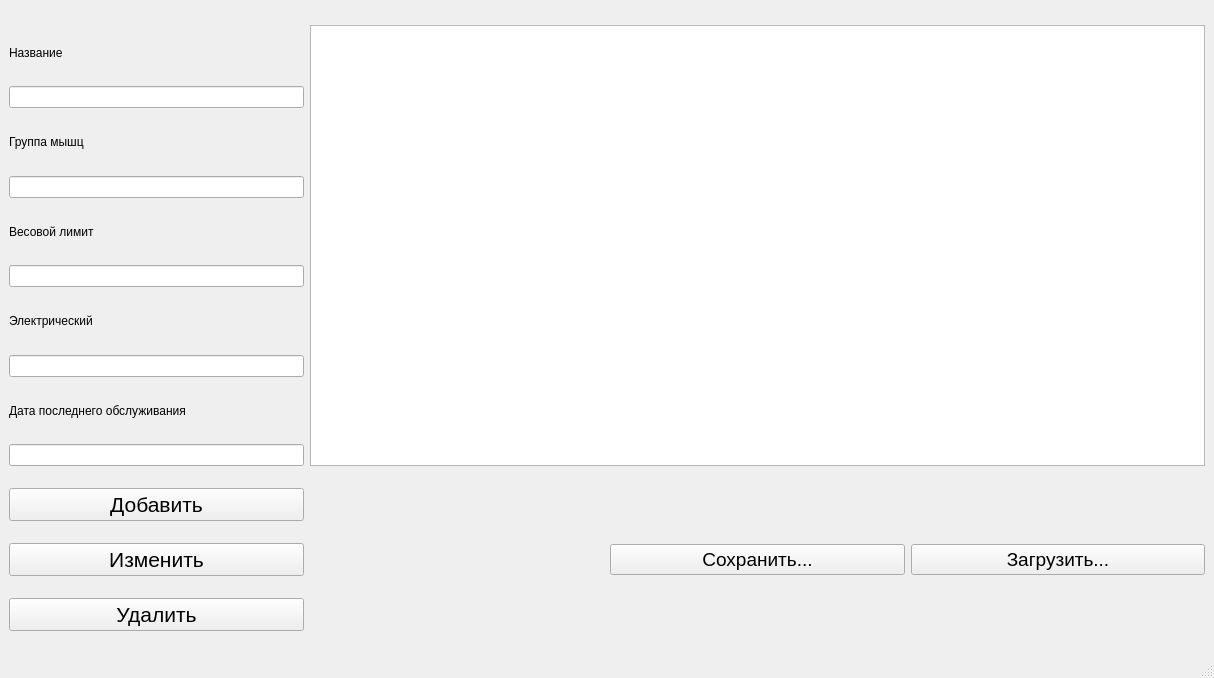
<?xml version="1.0" encoding="UTF-8"?>
<ui version="4.0">
 <class>MainWindow</class>
 <widget class="QMainWindow" name="MainWindow">
  <property name="geometry">
   <rect>
    <x>0</x>
    <y>0</y>
    <width>1214</width>
    <height>678</height>
   </rect>
  </property>
  <property name="windowTitle">
   <string>MainWindow</string>
  </property>
  <widget class="QWidget" name="centralwidget">
   <layout class="QGridLayout" name="gridLayout">
    <item row="0" column="0">
     <layout class="QVBoxLayout" name="verticalLayout">
      <item>
       <widget class="QLabel" name="label">
        <property name="text">
         <string>Название</string>
        </property>
       </widget>
      </item>
      <item>
       <widget class="QLineEdit" name="nameEdit">
        <property name="sizePolicy">
         <sizepolicy hsizetype="Preferred" vsizetype="Fixed">
          <horstretch>0</horstretch>
          <verstretch>0</verstretch>
         </sizepolicy>
        </property>
       </widget>
      </item>
      <item>
       <widget class="QLabel" name="label_2">
        <property name="text">
         <string>Группа мышц</string>
        </property>
       </widget>
      </item>
      <item>
       <widget class="QLineEdit" name="muscleEdit">
        <property name="sizePolicy">
         <sizepolicy hsizetype="Preferred" vsizetype="Fixed">
          <horstretch>0</horstretch>
          <verstretch>0</verstretch>
         </sizepolicy>
        </property>
       </widget>
      </item>
      <item>
       <widget class="QLabel" name="label_3">
        <property name="text">
         <string>Весовой лимит</string>
        </property>
       </widget>
      </item>
      <item>
       <widget class="QLineEdit" name="weightEdit">
        <property name="sizePolicy">
         <sizepolicy hsizetype="Preferred" vsizetype="Fixed">
          <horstretch>0</horstretch>
          <verstretch>0</verstretch>
         </sizepolicy>
        </property>
       </widget>
      </item>
      <item>
       <widget class="QLabel" name="label_4">
        <property name="text">
         <string>Электрический</string>
        </property>
       </widget>
      </item>
      <item>
       <widget class="QLineEdit" name="is_electricEdit">
        <property name="sizePolicy">
         <sizepolicy hsizetype="Preferred" vsizetype="Fixed">
          <horstretch>0</horstretch>
          <verstretch>0</verstretch>
         </sizepolicy>
        </property>
       </widget>
      </item>
      <item>
       <widget class="QLabel" name="label_5">
        <property name="text">
         <string>Дата последнего обслуживания</string>
        </property>
       </widget>
      </item>
      <item>
       <widget class="QLineEdit" name="dateEdit">
        <property name="sizePolicy">
         <sizepolicy hsizetype="Preferred" vsizetype="Fixed">
          <horstretch>0</horstretch>
          <verstretch>0</verstretch>
         </sizepolicy>
        </property>
       </widget>
      </item>
     </layout>
    </item>
    <item row="1" column="0">
     <widget class="QPushButton" name="addButton">
      <property name="font">
       <font>
        <pointsize>16</pointsize>
       </font>
      </property>
      <property name="text">
       <string>Добавить</string>
      </property>
     </widget>
    </item>
    <item row="2" column="0">
     <widget class="QPushButton" name="editButton">
      <property name="font">
       <font>
        <pointsize>16</pointsize>
       </font>
      </property>
      <property name="text">
       <string>Изменить</string>
      </property>
     </widget>
    </item>
    <item row="0" column="1" colspan="3">
     <widget class="QTableView" name="tableView">
      <property name="maximumSize">
       <size>
        <width>16777215</width>
        <height>441</height>
       </size>
      </property>
     </widget>
    </item>
    <item row="3" column="0">
     <widget class="QPushButton" name="deleteButton">
      <property name="font">
       <font>
        <pointsize>16</pointsize>
       </font>
      </property>
      <property name="text">
       <string>Удалить</string>
      </property>
     </widget>
    </item>
    <item row="2" column="3">
     <widget class="QPushButton" name="loadButton">
      <property name="font">
       <font>
        <pointsize>14</pointsize>
       </font>
      </property>
      <property name="text">
       <string>Загрузить...</string>
      </property>
     </widget>
    </item>
    <item row="2" column="2">
     <widget class="QPushButton" name="saveButton">
      <property name="font">
       <font>
        <pointsize>14</pointsize>
       </font>
      </property>
      <property name="text">
       <string>Сохранить...</string>
      </property>
     </widget>
    </item>
   </layout>
  </widget>
  <widget class="QMenuBar" name="menubar">
   <property name="geometry">
    <rect>
     <x>0</x>
     <y>0</y>
     <width>1214</width>
     <height>25</height>
    </rect>
   </property>
  </widget>
  <widget class="QStatusBar" name="statusbar"/>
 </widget>
 <resources/>
 <connections/>
</ui>
